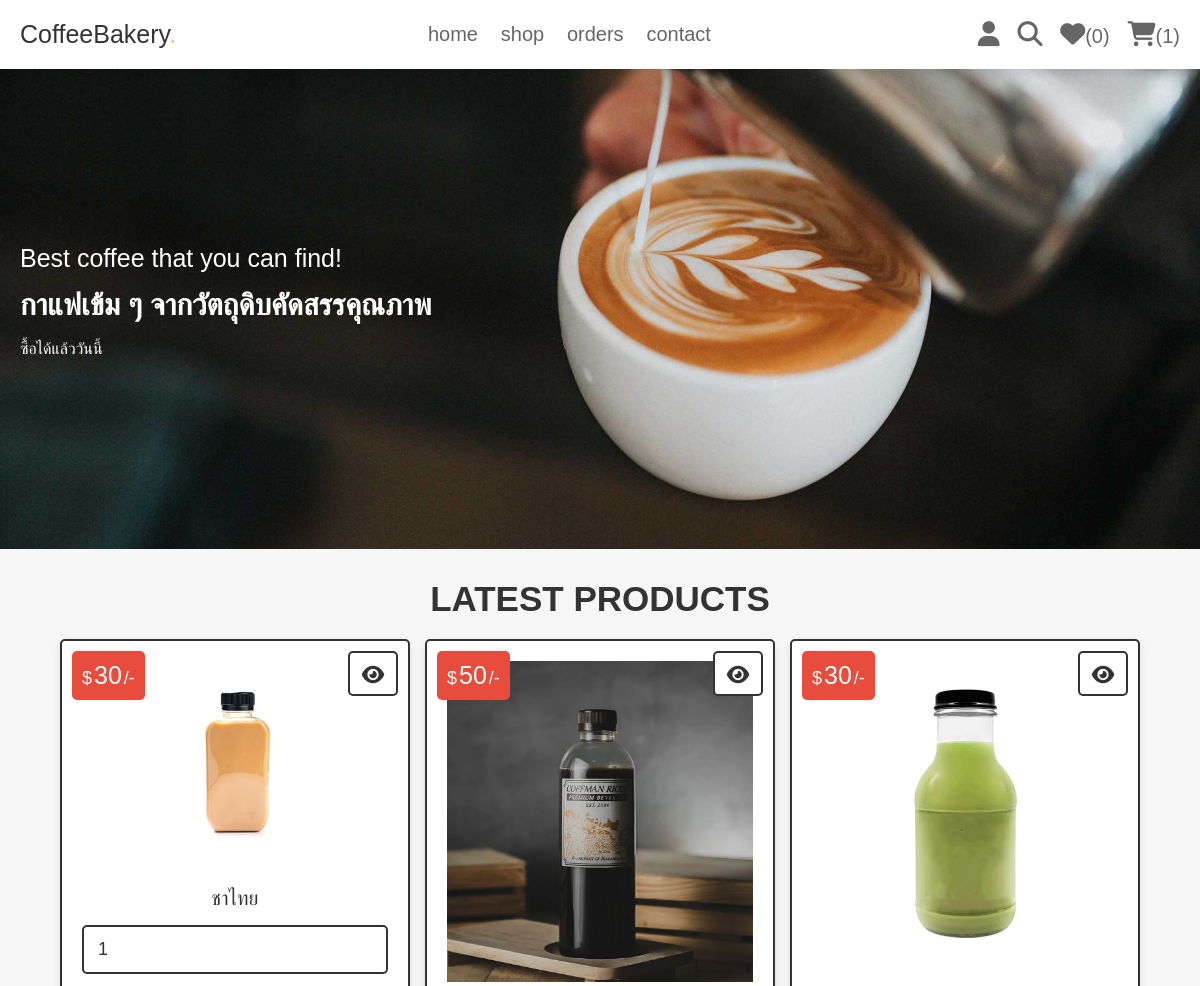
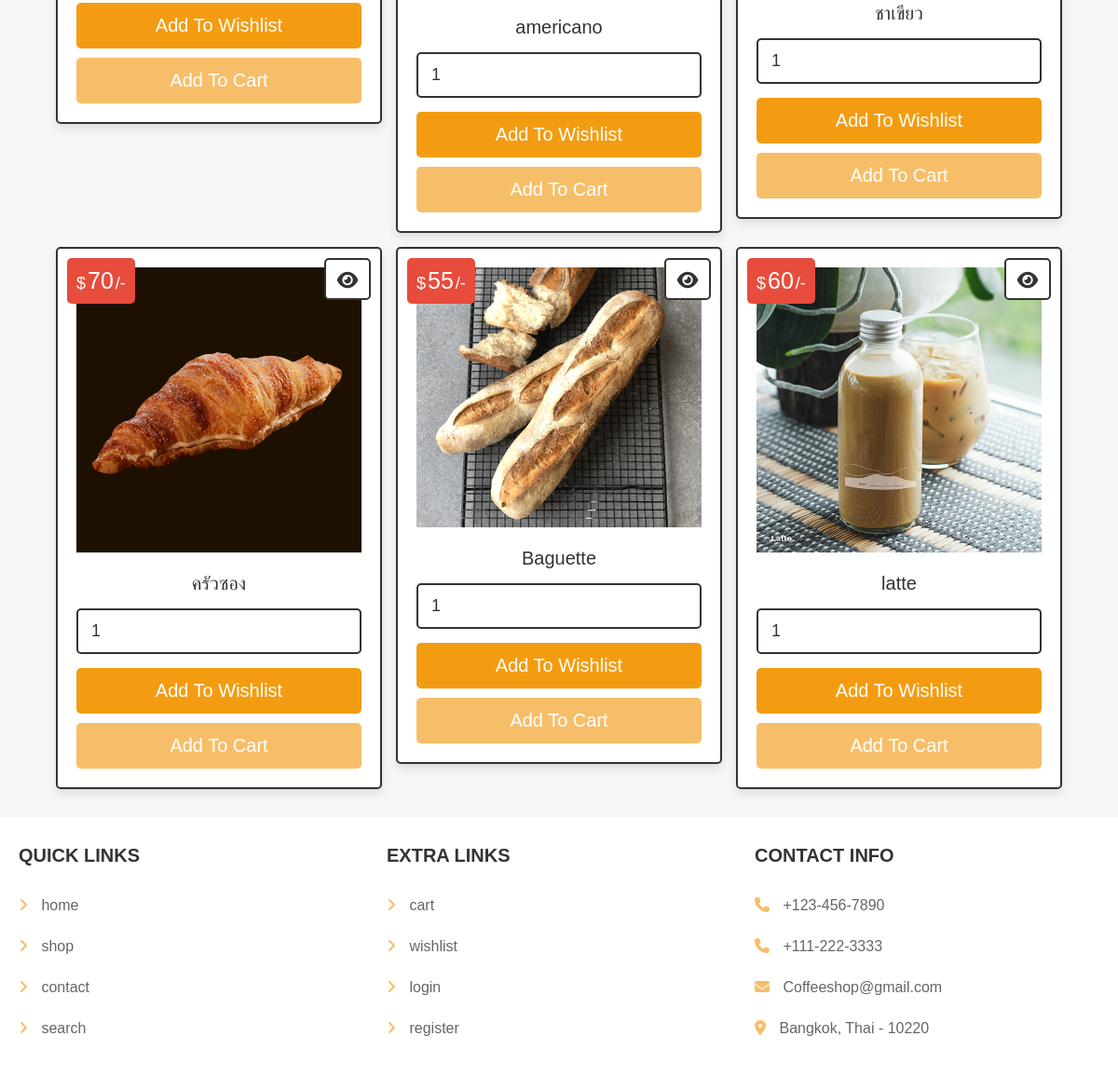
The page /home.php (signed in) on the database its author committed (2 pictures, top to bottom).
### tables this page shows
CREATE TABLE `products` (
  `id` int(100) NOT NULL,
  `name` varchar(100) NOT NULL,
  `details` varchar(500) NOT NULL,
  `price` int(100) NOT NULL,
  `image` varchar(100) NOT NULL,
  `cost` int(100) NOT NULL
);

### home.php (the view, shortened to what this page needs)
<?php
@include 'config.php';
?>
<!DOCTYPE html>
<html lang="en">
<head>
   <link rel="stylesheet" href="https://cdnjs.cloudflare.com/ajax/libs/font-awesome/6.1.1/css/all.min.css">
   <link rel="stylesheet" href="css/style.css">
</head>
<body>
<?php include 'header.php'; ?>
<div class="home-bg">
   <section class="home">
      <div class="content">
         <span>Best coffee that you can find!</span>
         <h3>กาแฟเข้ม ๆ จากวัตถุดิบคัดสรรคุณภาพ</h3>
         <p>ซื้อได้แล้ววันนี้</p>
      </div>
   </section>
</div>
<section class="products">
   <h1 class="title">latest products</h1>
   <div class="box-container">
   <?php
      $select_products = $conn->prepare("SELECT * FROM `products` LIMIT 6");
      $select_products->execute();
      if($select_products->rowCount() > 0){
         while($fetch_products = $select_products->fetch(PDO::FETCH_ASSOC)){
   ?>
   <form action="" class="box" method="POST">
      <div class="price">$<span><?= $fetch_products['price']; ?></span>/-</div>
      <a href="view_page.php?pid=<?= $fetch_products['id']; ?>" class="fas fa-eye"></a>
      <img src="uploaded_img/<?= $fetch_products['image']; ?>" alt="">
      <div class="name"><?= $fetch_products['name']; ?></div>
      <input type="number" min="1" value="1" name="p_qty" class="qty">
      <input type="submit" value="add to wishlist" class="option-btn" name="add_to_wishlist">
      <input type="submit" value="add to cart" class="btn" name="add_to_cart">
   </form>
   <?php
      }
   }else{
      echo '<p class="empty">no products added yet!</p>';
   }
   ?>
   </div>
</section>
<?php include 'footer.php'; ?>
</body>
</html>

### css/style.css (style rules this page uses)
.home-bg { background: url(../images/coffee_header.jpg) no-repeat; background-size: cover; background-position: center; }
.home-bg .home { display: flex; align-items: center; min-height: 60vh; }
.home-bg .home .content { width: 50rem; }
.home-bg .home .content span { color:white; font-size: 2.5rem; }
.home-bg .home .content h3 { font-size: 3rem; text-transform: uppercase; margin-top: 1.5rem; color:white; }
.home-bg .home .content p { font-size: 1.6rem; padding:1rem 0; line-height: 2; color:white; }
.products .box-container { display: grid; grid-template-columns: repeat(auto-fit, 35rem); gap:1.5rem; justify-content: center; align-items: flex-start; }
.products .box-container .box { padding:2rem; text-align: center; border:var(--border); background-color: var(--white); box-shadow: var(--box-shadow); border-radius: .5rem; position: relative; }
.products .box-container .box .price { position: absolute; top:1rem; left:1rem; padding:1rem; border-radius: .5rem; background-color: var(--red); font-size: 1.8rem; color:var(--white); }
.products .box-container .box .price span { font-size: 2.5rem; color:var(--white); margin:0 .2rem; }
.products .box-container .box .fa-eye { position: absolute; top:1rem; right:1rem; border-radius: .5rem; height: 4.5rem; line-height: 4.3rem; width: 5rem; border:var(--border); color:var(--black); font-size: 2rem; background-color: var(--white); }
.products .box-container .box img { width: 100%; margin-bottom: 1rem; }
.products .box-container .box .name { font-size: 2rem; color:var(--black); padding:1rem 0; }
.products .box-container .box .qty { margin:.5rem 0; border-radius: .5rem; padding:1.2rem 1.4rem; font-size: 1.8rem; color:var(--black); border:var(--border); width: 100%; }

### css/components.css (style rules this page uses)
:root { ---green: rgb(247, 190, 105); --orange:#f39c12; --red:#e74c3c; --black:#333; --light-color:#666; --white:#fff; --light-bg:#f6f6f6; --border:.2rem solid var(--black); --box-shadow:0 .5rem 1rem rgba(0,0,0,.1); }
* { font-family: 'Rubik', sans-serif; margin:0; padding:0; box-sizing: border-box; outline: none; border:none; text-decoration: none; color:var(--black); }
body { background-color: var(--light-bg); }
html { font-size: 62.5%; overflow-x: hidden; scroll-behavior: smooth; scroll-padding-top: 6.5rem; }
section { padding:3rem 2rem; max-width: 1200px; margin:0 auto; }
.btn, .delete-btn, .option-btn { display: block; width: 100%; margin-top: 1rem; border-radius: .5rem; color:var(--white); font-size: 2rem; padding:1.3rem 3rem; text-transform: capitalize; cursor: pointer; text-align: center; }
.btn { background-color:rgb(247, 190, 105); }
.option-btn { background-color: var(--orange); }
.title { text-align: center; margin-bottom: 2rem; text-transform: uppercase; color:var(--black); font-size: 3.5rem; }

### rows shown on the page
products: price "30", image (picture), name "ชาไทย"
products: price "50", image (picture), name "americano"
products: price "30", image (picture), name "ชาเขียว"
products: price "70", image (picture), name "ครัวซอง"
products: price "55", image (picture), name "Baguette"
products: price "60", image (picture), name "latte"

### other values the page prints
$count_wishlist_items->rowCount() "0"
$count_cart_items->rowCount() "1"
